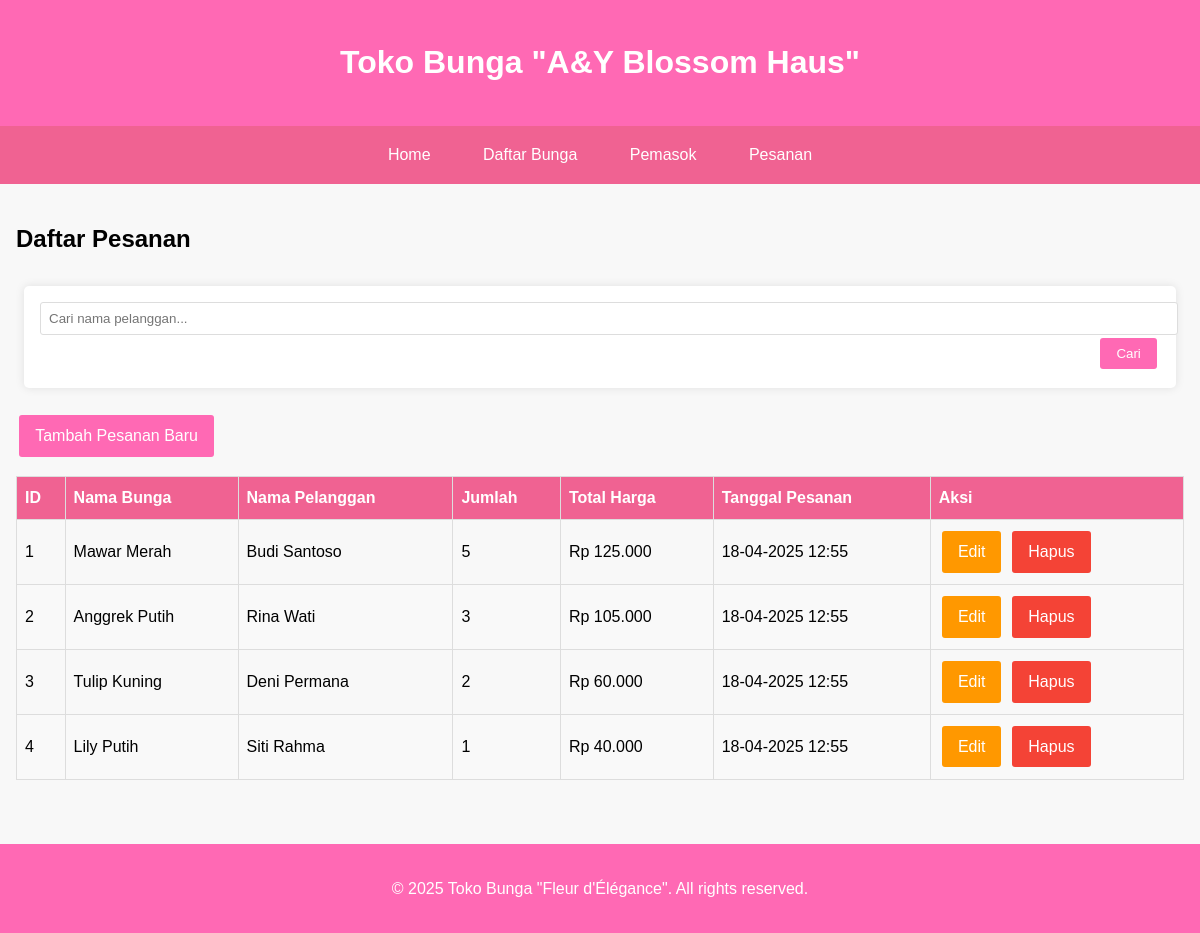
The app's page /index.php?page=order with its own data.
### tables this page shows
CREATE TABLE IF NOT EXISTS orders (
  order_id INT PRIMARY KEY AUTO_INCREMENT,
  flower_id INT,
  customer_name VARCHAR(100) NOT NULL,
  quantity INT NOT NULL DEFAULT 1,
  total_price DECIMAL(10,2) NOT NULL,
  order_date TIMESTAMP DEFAULT CURRENT_TIMESTAMP,
  FOREIGN KEY (flower_id) REFERENCES flowers(flower_id) ON DELETE SET NULL
);

CREATE TABLE IF NOT EXISTS flowers (
  flower_id INT PRIMARY KEY AUTO_INCREMENT,
  name VARCHAR(100) NOT NULL,
  description TEXT,
  price DECIMAL(10,2) NOT NULL,
  stock INT NOT NULL DEFAULT 0,
  supplier_id INT,
  created_at TIMESTAMP DEFAULT CURRENT_TIMESTAMP,
  FOREIGN KEY (supplier_id) REFERENCES suppliers(supplier_id) ON DELETE SET NULL
);

### config/db.php (called while the page is built, shortened)
<?php
class db {
    private static $instance = null;
    private $pdo;
    private function __construct() {
        try {
            $this->pdo = new PDO("mysql:host=" . DB_HOST . ";dbname=" . DB_NAME, DB_USER, DB_PASS);
            $this->pdo->setAttribute(PDO::ATTR_ERRMODE, PDO::ERRMODE_EXCEPTION);
        } catch (PDOException $e) {
            die("Connection failed: " . $e->getMessage());
        }
    }
    public static function getInstance() {
        if (!self::$instance) {
            self::$instance = new DB();
        }
        return self::$instance;
    }
    public function getConnection() {
        return $this->pdo;
    }
}
?>

### class/Order.php (called while the page is built, shortened)
<?php
require_once 'config/db.php';
class Order {
    private $db;
    public function __construct() {
        $this->db = db::getInstance()->getConnection();
    }
    public function getAllOrders() {
        $query = "SELECT o.*, f.name as flower_name, f.price as flower_price
                 FROM orders o
                 LEFT JOIN flowers f ON o.flower_id = f.flower_id
                 ORDER BY o.order_date DESC";
        $stmt = $this->db->prepare($query);
        $stmt->execute();
        return $stmt->fetchAll(PDO::FETCH_ASSOC);
    }
}
?>

### view/order/list.php (the view, shortened to what this page needs)
<h2>Daftar Pesanan</h2>
<div class="search-box">
    <form action="index.php" method="GET">
        <input type="text" name="search" placeholder="Cari nama pelanggan..." value="<?= isset($_GET['search']) ? htmlspecialchars($_GET['search']) : '' ?>">
        <button type="submit" class="btn">Cari</button>
    </form>
</div>
<a href="index.php?page=order&action=create" class="btn btn-primary">Tambah Pesanan Baru</a>
<table>
    <thead>
        <tr>
            <th>ID</th>
            <th>Nama Bunga</th>
            <th>Nama Pelanggan</th>
            <th>Jumlah</th>
            <th>Total Harga</th>
            <th>Tanggal Pesanan</th>
            <th>Aksi</th>
        </tr>
    </thead>
    <tbody>
        <?php if(count($orders) > 0): ?>
            <?php foreach($orders as $order): ?>
                <tr>
                    <td><?= $order['order_id'] ?></td>
                    <td><?= htmlspecialchars($order['flower_name']) ?></td>
                    <td><?= htmlspecialchars($order['customer_name']) ?></td>
                    <td><?= $order['quantity'] ?></td>
                    <td>Rp <?= number_format($order['total_price'], 0, ',', '.') ?></td>
                    <td><?= date('d-m-Y H:i', strtotime($order['order_date'])) ?></td>
                    <td>
                        <a href="index.php?page=order&action=update&id=<?= $order['order_id'] ?>" class="btn btn-warning">Edit</a>
                        <a href="index.php?page=order&action=delete&id=<?= $order['order_id'] ?>" class="btn btn-danger" onclick="return confirm('Yakin ingin menghapus pesanan ini?')">Hapus</a>
                    </td>
                </tr>
            <?php endforeach; ?>
        <?php else: ?>
            <tr>
                <td colspan="7" style="text-align: center;">Tidak ada data pesanan.</td>
            </tr>
        <?php endif; ?>
    </tbody>
</table>

### view/header.php (style rules this page uses)
body { font-family: Arial, sans-serif; line-height: 1.6; margin: 0; padding: 0; background-color: #f8f8f8; }
.search-box { margin: 1rem 0; padding: 0.5rem; text-align: right; }
table { width: 100%; border-collapse: collapse; margin: 1rem 0; }
table, th, td { border: 1px solid #ddd; }
th, td { padding: 0.5rem; text-align: left; }
th { background-color: #f06292; color: white; }
tr:nth-child(even) { background-color: #f9f9f9; }
.btn { display: inline-block; padding: 0.5rem 1rem; color: white; background-color: #ff69b4; border: none; border-radius: 3px; cursor: pointer; text-decoration: none; margin: 0.2rem; }
.btn-primary { background-color: #ff69b4; }
.btn-danger { background-color: #f44336; }
.btn-warning { background-color: #ff9800; }
form { background-color: white; padding: 1rem; border-radius: 5px; box-shadow: 0 0 10px rgba(0, 0, 0, 0.1); }
input[type="text"], input[type="email"], input[type="number"], textarea, select { width: 100%; padding: 0.5rem; border: 1px solid #ddd; border-radius: 3px; }

### records on screen
orders: order_id "1", flower.name "Mawar Merah", customer_name "Budi Santoso", quantity "5", total_price "125.000", order_date "18-04-2025 12:55"
orders: order_id "2", flower.name "Anggrek Putih", customer_name "Rina Wati", quantity "3", total_price "105.000", order_date "18-04-2025 12:55"
orders: order_id "3", flower.name "Tulip Kuning", customer_name "Deni Permana", quantity "2", total_price "60.000", order_date "18-04-2025 12:55"
orders: order_id "4", flower.name "Lily Putih", customer_name "Siti Rahma", quantity "1", total_price "40.000", order_date "18-04-2025 12:55"
